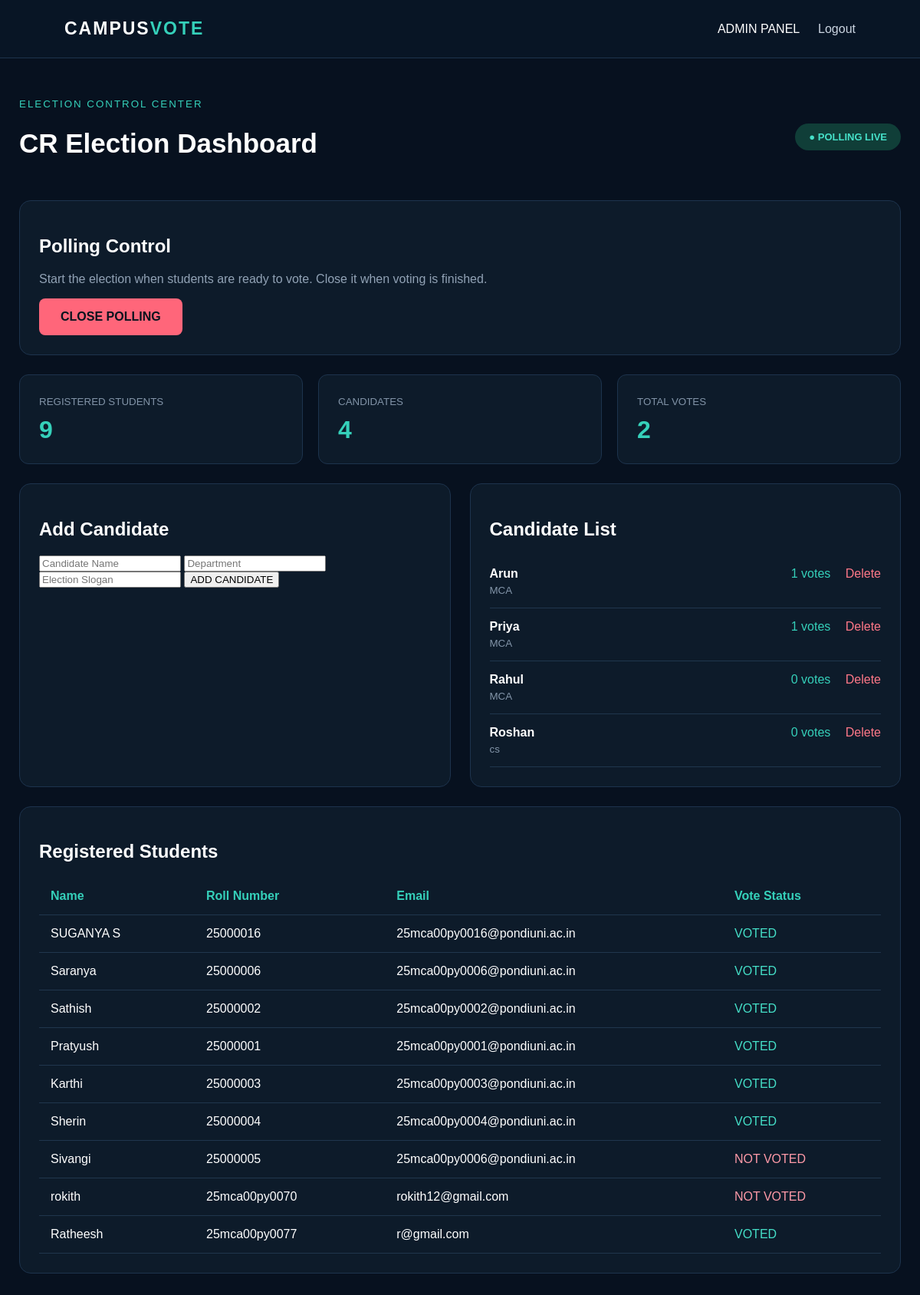
Page /admin (signed in) on the committed database.
### tables this page shows
CREATE TABLE candidates (
            id INTEGER PRIMARY KEY AUTOINCREMENT,
            name TEXT NOT NULL,
            department TEXT NOT NULL,
            slogan TEXT NOT NULL,
            votes INTEGER DEFAULT 0
        );

CREATE TABLE students (
            id INTEGER PRIMARY KEY AUTOINCREMENT,
            name TEXT NOT NULL,
            roll_no TEXT UNIQUE NOT NULL,
            email TEXT NOT NULL,
            password TEXT NOT NULL,
            has_voted INTEGER DEFAULT 0
        );

### app.py (the view)
@app.route("/admin")
def admin():
    if "admin" not in session:
        return redirect("/admin_login")
    conn = get_db()
    poll = conn.execute(
        "SELECT * FROM poll WHERE id = 1"
    ).fetchone()
    candidates = conn.execute(
        "SELECT * FROM candidates ORDER BY votes DESC"
    ).fetchall()
    students = conn.execute(
        "SELECT * FROM students"
    ).fetchall()
    conn.close()
    return render_template(
        "admin_dashboard.html",
        poll=poll,
        candidates=candidates,
        students=students
    )

### app.py (called while the page is built)
def get_db():
    conn = sqlite3.connect(DATABASE)
    conn.row_factory = sqlite3.Row
    return conn

### templates/admin_dashboard.html (shortened to what this page needs)
<!DOCTYPE html>
<html>
<head>
    <link rel="stylesheet"
          href="{{ url_for('static', filename='style.css') }}">
</head>
<body class="dashboard">
<nav>
    <div class="logo">
        CAMPUS<span>VOTE</span>
    </div>
    <div>
        <span class="admin-label">
            ADMIN PANEL
        </span>
        <a href="/logout" class="logout">
            Logout
        </a>
    </div>
</nav>
<div class="dashboard-container">
    <div class="dashboard-header">
        <div>
            <small>ELECTION CONTROL CENTER</small>
            <h1>
                CR Election Dashboard
            </h1>
        </div>
        {% if poll["status"] == "open" %}
            <div class="status open">
                ● POLLING LIVE
            </div>
        {% else %}
            <div class="status closed">
                ● POLLING CLOSED
            </div>
        {% endif %}
    </div>
    <div class="control-card">
        <h2>Polling Control</h2>
        <p>
            Start the election when students are ready to vote.
            Close it when voting is finished.
        </p>
        {% if poll["status"] == "closed" %}
            <a href="/start_poll"
               class="start-btn">
                START POLLING
            </a>
        {% else %}
            <a href="/close_poll"
               class="stop-btn">
                CLOSE POLLING
            </a>
        {% endif %}
    </div>
    <div class="stats">
        <div class="stat-card">
            <small>REGISTERED STUDENTS</small>
            <strong>
                {{ students|length }}
            </strong>
        </div>
        <div class="stat-card">
            <small>CANDIDATES</small>
            <strong>
                {{ candidates|length }}
            </strong>
        </div>
        <div class="stat-card">
            <small>TOTAL VOTES</small>
            <strong>
                {{ candidates | sum(attribute="votes") }}
            </strong>
        </div>
    </div>
    <div class="admin-grid">
        <div class="control-card">
            <h2>Add Candidate</h2>
            <form method="POST"
                  action="/add_candidate">
                <input type="text"
                       name="name"
                       placeholder="Candidate Name"
                       required>
                <input type="text"
                       name="department"
                       placeholder="Department"
                       required>
                <input type="text"
                       name="slogan"
                       placeholder="Election Slogan"
                       required>
                <button type="submit">
                    ADD CANDIDATE
                </button>
            </form>
        </div>
        <div class="control-card">
            <h2>Candidate List</h2>
            {% for candidate in candidates %}
            <div class="admin-candidate">
                <div>
                    <strong>
                        {{ candidate["name"] }}
                    </strong>
                    <small>
                        {{ candidate["department"] }}
                    </small>
                </div>
                <div>
                    <span class="vote-count">
                        {{ candidate["votes"] }} votes
                    </span>
                    <a href="/delete_candidate/{{ candidate['id'] }}"
                       class="delete">
                        Delete
                    </a>
                </div>
            </div>
            {% endfor %}
        </div>
    </div>
    <div class="control-card">
        <h2>Registered Students</h2>
        <table>
            <tr>
                <th>Name</th>
                <th>Roll Number</th>
                <th>Email</th>
                <th>Vote Status</th>
            </tr>
            {% for student in students %}
            <tr>
                <td>
                    {{ student["name"] }}
                </td>
                <td>
                    {{ student["roll_no"] }}
                </td>
                <td>
                    {{ student["email"] }}
                </td>
                <td>
                    {% if student["has_voted"] == 1 %}
                        <span class="voted">
                            VOTED
                        </span>
                    {% else %}
                        <span class="not-voted">
                            NOT VOTED
                        </span>
                    {% endif %}
                </td>
            </tr>
            {% endfor %}
        </table>
    </div>
</div>
</body>
</html>

### static/style.css (style rules this page uses)
body { margin: 0; font-family: Arial, sans-serif; background: #07111f; color: white; }
nav { height: 75px; padding: 0 7%; display: flex; align-items: center; justify-content: space-between; background: #081525; border-bottom: 1px solid #1d334d; }
.logo { font-size: 23px; font-weight: bold; letter-spacing: 2px; }
.logo span { color: #35d0ba; }
.nav-links a, nav a { color: #cbd5e1; text-decoration: none; }
.status { display: inline-block; margin: 20px 0; padding: 10px 18px; border-radius: 30px; font-weight: bold; font-size: 13px; }
.open { background: #103e38; color: #45e0c8; }
.main-btn, .vote-btn, .start-btn, .stop-btn { display: inline-block; padding: 15px 28px; border: none; border-radius: 8px; background: #35d0ba; color: #06131d; text-decoration: none; font-weight: bold; cursor: pointer; }
.dashboard { background: #07111f; min-height: 100vh; }
.dashboard-container { max-width: 1150px; margin: auto; padding: 50px 25px; }
.dashboard-header { display: flex; justify-content: space-between; align-items: center; margin-bottom: 30px; }
.dashboard-header small { color: #35d0ba; letter-spacing: 2px; }
.dashboard-header h1 { font-size: 35px; }
.control-card { background: #0d1b2a; border: 1px solid #1d334d; border-radius: 15px; padding: 25px; margin-bottom: 25px; }
.control-card p { color: #91a2b5; }
.stop-btn { background: #ff667a; }
.stats { display: grid; grid-template-columns: repeat(3, 1fr); gap: 20px; margin-bottom: 25px; }
.stat-card { padding: 25px; background: #0d1b2a; border: 1px solid #1d334d; border-radius: 12px; }
.stat-card small { color: #8294a8; }
.stat-card strong { display: block; margin-top: 10px; font-size: 32px; color: #35d0ba; }
.admin-grid { display: grid; grid-template-columns: 1fr 1fr; gap: 25px; }
.admin-candidate { display: flex; justify-content: space-between; padding: 15px 0; border-bottom: 1px solid #20364d; }
.admin-candidate small { display: block; color: #8496aa; margin-top: 5px; }
.vote-count { color: #35d0ba; margin-right: 15px; }
.delete { color: #ff7888; text-decoration: none; }
table { width: 100%; border-collapse: collapse; }
th, td { padding: 15px; text-align: left; border-bottom: 1px solid #20364d; }
th { color: #35d0ba; }
.voted { color: #45e0c8; }
.not-voted { color: #ff9aa8; }
.logout { margin-left: 20px; }

### rows in the picture
candidates: name "Arun", department "MCA", votes "1"
candidates: name "Priya", department "MCA", votes "1"
candidates: name "Rahul", department "MCA", votes "0"
candidates: name "Roshan", department "cs", votes "0"
students: name "SUGANYA S", roll_no "25000016", email "25mca00py0016@pondiuni.ac.in", has_voted "VOTED"
students: name "Saranya", roll_no "25000006", email "25mca00py0006@pondiuni.ac.in", has_voted "VOTED"
students: name "Sathish", roll_no "25000002", email "25mca00py0002@pondiuni.ac.in", has_voted "VOTED"
students: name "Pratyush", roll_no "25000001", email "25mca00py0001@pondiuni.ac.in", has_voted "VOTED"
students: name "Karthi", roll_no "25000003", email "25mca00py0003@pondiuni.ac.in", has_voted "VOTED"
students: name "Sherin", roll_no "25000004", email "25mca00py0004@pondiuni.ac.in", has_voted "VOTED"
students: name "Sivangi", roll_no "25000005", email "25mca00py0006@pondiuni.ac.in", has_voted "NOT VOTED"
students: name "rokith", roll_no "25mca00py0070", email "rokith12@gmail.com", has_voted "NOT VOTED"
students: name "Ratheesh", roll_no "25mca00py0077", email "r@gmail.com", has_voted "VOTED"

### other values in the picture
{{ students|length }} "9"
{{ candidates|length }} "4"
{{ candidates | sum(attribute="votes") }} "2"
